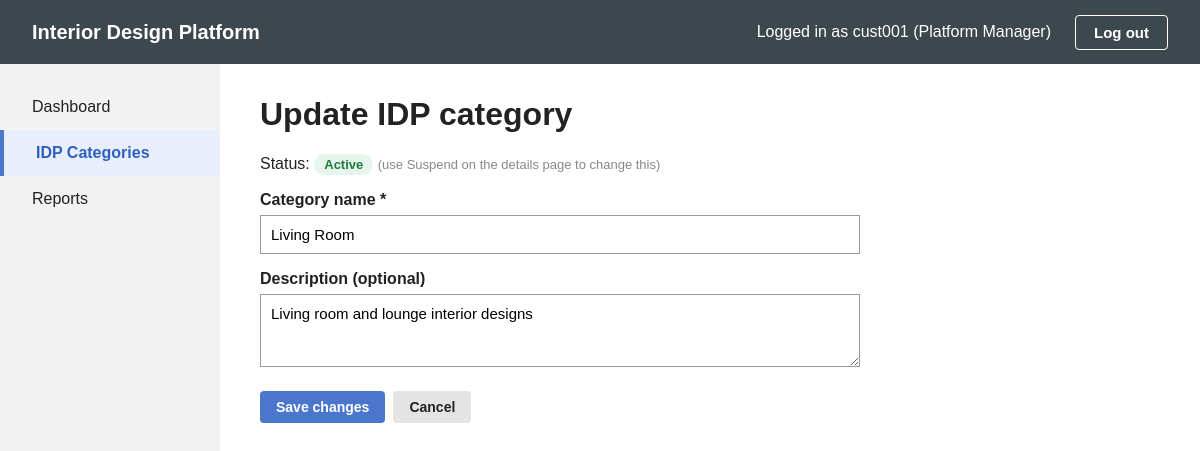
/manager/categories/1/update (signed in), run on the app's committed database.
### tables this page shows
CREATE TABLE idp_category (
    categoryId    INTEGER PRIMARY KEY AUTOINCREMENT,
    categoryName  TEXT NOT NULL UNIQUE COLLATE NOCASE,  -- 3-50 chars, capitals don't matter
    description   TEXT NOT NULL DEFAULT '' CHECK(length(description) <= 500),
    status        TEXT NOT NULL DEFAULT 'Active' CHECK(status IN ('Active', 'Suspended')),
    createdDate   TEXT NOT NULL DEFAULT CURRENT_TIMESTAMP
);

### app.py (the view)
@app.route("/manager/categories/<int:categoryId>/update", methods=["GET", "POST"])
@managerLoginRequired
def updateIDPCategory(categoryId):
    page = UpdateIDPCategoryPage()
    if request.method == "POST":
        page.categoryId = categoryId
        return page.submitUpdate(request.form.get("categoryName", ""),
                                 request.form.get("description", ""))
    return page.clickUpdate(categoryId)

### app.py (called while the page is built)
@app.after_request
def noCache(response):
    response.headers["Cache-Control"] = "no-store"
    return response

def managerLoginRequired(routeFunction):
    @wraps(routeFunction)
    def wrapper(*args, **kwargs):
        if "userId" not in session:
            return redirect(url_for("platformManagerLogin"))
        return routeFunction(*args, **kwargs)
    return wrapper

@app.context_processor
def headerInfo():
    if "userId" not in session:
        return {}
    return {"headerUsername": session["username"]}

### boundary/updateIDPCategoryPage.py (called while the page is built)
    def clickUpdate(self, categoryId):
        self.categoryId = categoryId
        idpCategory = self.updateIDPCategoryController.getIDPCategory(categoryId)
        if idpCategory is None:
            return self.displayNotFoundMessage()
        self.idpCategory = idpCategory
        return self.displayUpdateForm()

    def displayUpdateForm(self, msg=None):
        return render_template("updateIDPCategory.html", activePage="categories",
                               categoryId=self.categoryId, categoryName=self.idpCategory.categoryName,
                               description=self.idpCategory.description, status=self.idpCategory.status,
                               fieldErrors=self.fieldErrors, errorMessage=msg)

### control/updateIDPCategoryController.py (called while the page is built)
    def getIDPCategory(self, categoryId):
        return IDPCategory().getIDPCategory(categoryId)

### database/db.py (called while the page is built)
def getConnection():
    conn = sqlite3.connect(DB_PATH)
    conn.row_factory = sqlite3.Row     # lets us do row["profileName"]
    return conn

### entity/idpCategory.py (called while the page is built)
    def getIDPCategory(self, categoryId):
        conn = getConnection()
        row = conn.execute("SELECT * FROM idp_category WHERE categoryId = ?", (categoryId,)).fetchone()
        conn.close()
        if row is None:
            return None
        return IDPCategory(**dict(row))

### templates/updateIDPCategory.html (shortened to what this page needs)
{% extends "platformManagerBase.html" %}
{% block content %}
    <h1>Update IDP category</h1>
    {% if categoryId %}
        {% if status %}
        <p>Status: <span class="badge {{ status|lower }}">{{ status }}</span>
           <span class="hint">(use Suspend on the details page to change this)</span></p>
        {% endif %}
        <form method="POST" action="{{ url_for('updateIDPCategory', categoryId=categoryId) }}" class="profile-form">
            <label for="categoryName">Category name *</label>
            <input type="text" id="categoryName" name="categoryName" value="{{ categoryName }}"
                   class="{% if fieldErrors.categoryName %}field-error{% endif %}">
            <label for="description">Description (optional)</label>
            <textarea id="description" name="description" rows="3"
                      class="{% if fieldErrors.description %}field-error{% endif %}">{{ description }}</textarea>
            <div class="form-buttons">
                <button type="submit" class="btn-small btn-blue">Save changes</button>
                <a href="{{ url_for('viewIDPCategory', categoryId=categoryId) }}" class="btn-small btn-grey">Cancel</a>
            </div>
        </form>
    {% else %}
        <a href="{{ url_for('idpCategories') }}" class="btn-small btn-grey">Back to IDP Categories</a>
    {% endif %}
{% endblock %}

### static/style.css (style rules this page uses)
* { box-sizing: border-box; }
body { margin: 0; font-family: Arial, Helvetica, sans-serif; background: #f8f8f8; color: #222; }
label { display: block; margin: 16px 0 6px; font-weight: bold; }
input[type="text"], input[type="password"], input[type="email"], select { width: 100%; padding: 10px; font-size: 15px; border: 1px solid #999; }
.content h1 { margin-top: 0; }
.hint { color: #888; font-size: 13px; }
.btn-small { display: inline-block; padding: 8px 16px; font-size: 14px; font-weight: bold; border: none; border-radius: 4px; cursor: pointer; text-decoration: none; }
.btn-blue { background: #4a76cc; color: #fff; }
.btn-grey { background: #e4e4e4; color: #222; }
.badge { display: inline-block; padding: 3px 10px; border-radius: 12px; font-size: 13px; font-weight: bold; vertical-align: middle; }
.badge.active { background: #e7f6ec; color: #1e7b3c; }
.profile-form { max-width: 600px; }
textarea { width: 100%; padding: 10px; font-size: 15px; font-family: inherit; border: 1px solid #999; }
.form-buttons { display: flex; gap: 8px; margin-top: 20px; }

### data on the page
idp_category: status "Active", categoryName "Living Room", description "Living room and lounge interior designs"

### other printed values
{{ headerUsername }} "cust001"
